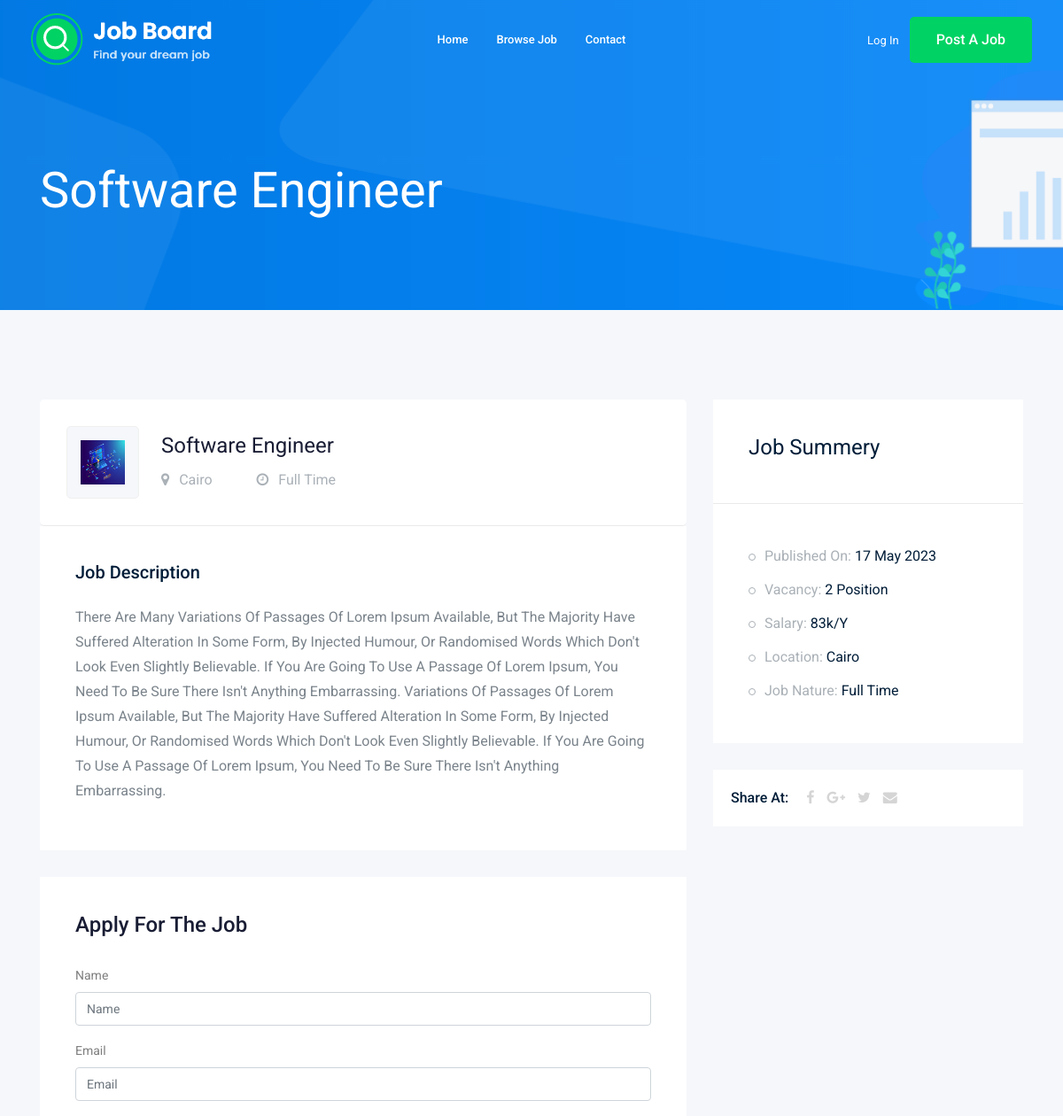
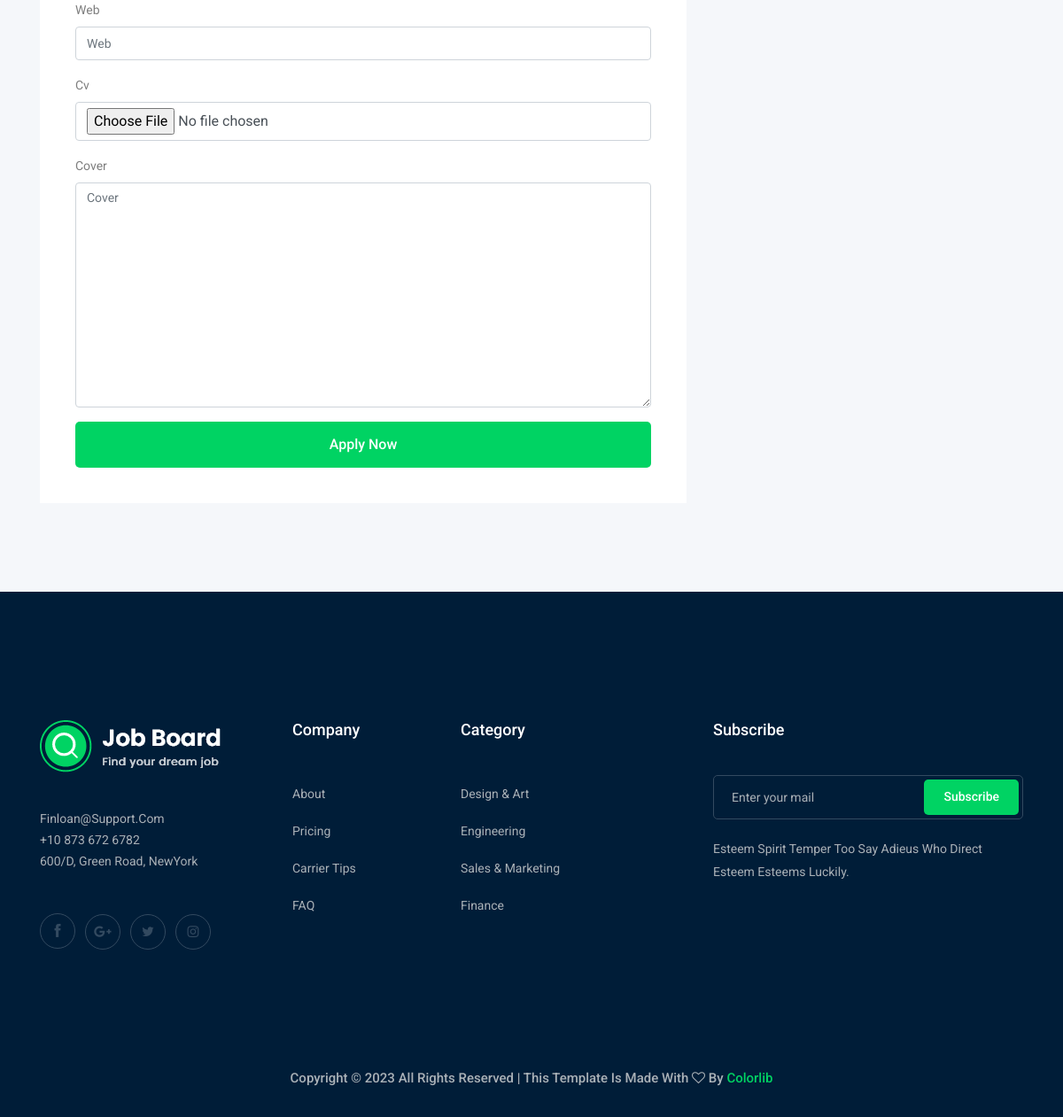
Screenshot of /job/software-engineer with the database file from the repository (2 pictures, top to bottom).
### job/models.py (models this page shows, shortened)
class job(models.Model):
    owner = models.ForeignKey(User, on_delete=models.CASCADE)
    title = models.CharField(max_length=50)
    job_type = models.CharField(max_length=15, choices=jtype, null=True)
    description = models.TextField(max_length=1000)
    published_at = models.DateField(auto_now=True,)
    Vacancy = models.IntegerField(default=1)
    salary = models.IntegerField(default=0)
    experience = models.IntegerField(default=1)
    category = models.ForeignKey(
        "category", on_delete=models.CASCADE, null=True,related_name='jobcategory')
    image = models.ImageField(upload_to=imgupload, null=True)
    slug = models.SlugField(blank=True, null=True)
    city = models.ForeignKey(city,on_delete=models.CASCADE,null=True)
    def __str__(self):
        return self.title

### accounts/models.py (models this page shows)
class city(models.Model):
    name = models.CharField(max_length=50)
    def __str__(self):
        return str(self.name)

### job/views.py (the view)
# urls.py: path('<str:slug>', views.job_desc, name='job_desc'),
def job_desc(request, slug):
    job_desc = job.objects.get(slug=slug)
    if request.method == 'POST':
        form = applyform(request.POST, request.FILES)
        if form.is_valid():
            myform = form.save(commit=False)
            myform.job = job_desc
            myform.save()
    else:
        form = applyform()
    cont = {'job': job_desc, 'appform': form}
    return render(request, 'job/desc.html', cont)

### job/forms.py
class applyform(forms.ModelForm):
    class Meta:
        model = apply
        fields = ['name', 'email', 'web', 'cv', 'cover']

### job/templates/job/desc.html (shortened to what this page needs)
{% extends 'base.html' %} {% load bootstrap4 %} {% load static %} {% block content %}
<div class="bradcam_area bradcam_bg_1">
  <div class="container">
    <div class="row">
      <div class="col-xl-12">
        <div class="bradcam_text">
          <h3>{{job}}</h3>
        </div>
      </div>
    </div>
  </div>
</div>
<div class="job_details_area">
  <div class="container">
    <div class="row">
      <div class="col-lg-8">
        <div class="job_details_header">
          <div class="single_jobs white-bg d-flex justify-content-between">
            <div class="jobs_left d-flex align-items-center">
              <div class="thumb">
                <img src="{{job.image.url}}" class="w-100 h-100" alt="" />
              </div>
              <div class="jobs_conetent">
                <a href="#">
                  <h4>{{job}} </h4>
                </a>
                <div class="links_locat d-flex align-items-center">
                  <div class="location">
                    <p><i class="fa fa-map-marker"></i> {{job.city}}</p>
                  </div>
                  <div class="location">
                    <p><i class="fa fa-clock-o"></i> {{job.job_type}}</p>
                  </div>
                </div>
              </div>
            </div>
          </div>
        </div>
        <div class="descript_wrap white-bg">
          <div class="single_wrap">
            <h4>Job description</h4>
            <p>{{job.description}}</p>
          </div>
        </div>
        <div class="apply_job_form white-bg">
          <h4>Apply for the job</h4>
          <form method="post" enctype="multipart/form-data">
            {% bootstrap_form appform %}
            {% buttons %}
            <button class="boxed-btn3 w-100" type="submit">Apply Now</button>
            {% endbuttons %}
          </form>
        </div>
      </div>
      <div class="col-lg-4">
        <div class="job_sumary">
          <div class="summery_header">
            <h3>Job Summery</h3>
          </div>
          <div class="job_content">
            <ul>
              <li>
                Published on: <span>{{job.published_at|date:'d b Y'}}</span>
              </li>
              <li>Vacancy: <span>{{job.Vacancy}} Position</span></li>
              <li>Salary: <span>{{job.salary}}k/y</span></li>
              <li>Location: <span>{{job.city}}</span></li>
              <li>Job Nature: <span> {{job.job_type}}</span></li>
            </ul>
          </div>
        </div>
        <div class="share_wrap d-flex">
          <span>Share at:</span>
          <ul>
            <li>
              <a href="#"> <i class="fa fa-facebook"></i></a>
            </li>
            <li>
              <a href="#"> <i class="fa fa-google-plus"></i></a>
            </li>
            <li>
              <a href="#"> <i class="fa fa-twitter"></i></a>
            </li>
            <li>
              <a href="#"> <i class="fa fa-envelope"></i></a>
            </li>
          </ul>
        </div>
        <div class="job_location_wrap">
          <div class="job_lok_inner">
            <div id="map" style="height: 200px"></div>
          </div>
        </div>
      </div>
    </div>
  </div>
</div>
{% endblock content %}

### rows the page displays
job: title "Software Engineer", image (placeholder picture), city "Cairo", job_type "Full Time", description "There Are Many Variations Of Passages Of Lorem Ipsum Available, But The Majority Have Suffered Alteration In Some Form, By Injected Humour, Or Randomised Words Which Don't Look Even Slightly Believable. If You Are Going To Use A Passage Of Lorem Ipsum, You Need To Be Sure There Isn't Anything Embarrassing. Variations Of Passages Of Lorem Ipsum Available, But The Majority Have Suffered Alteration In Some Form, By Injected Humour, Or Randomised Words Which Don't Look Even Slightly Believable. If You Are Going To Use A Passage Of Lorem Ipsum, You Need To Be Sure There Isn't Anything Embarrassing.", published_at "17 May 2023", Vacancy "2", salary "83"
